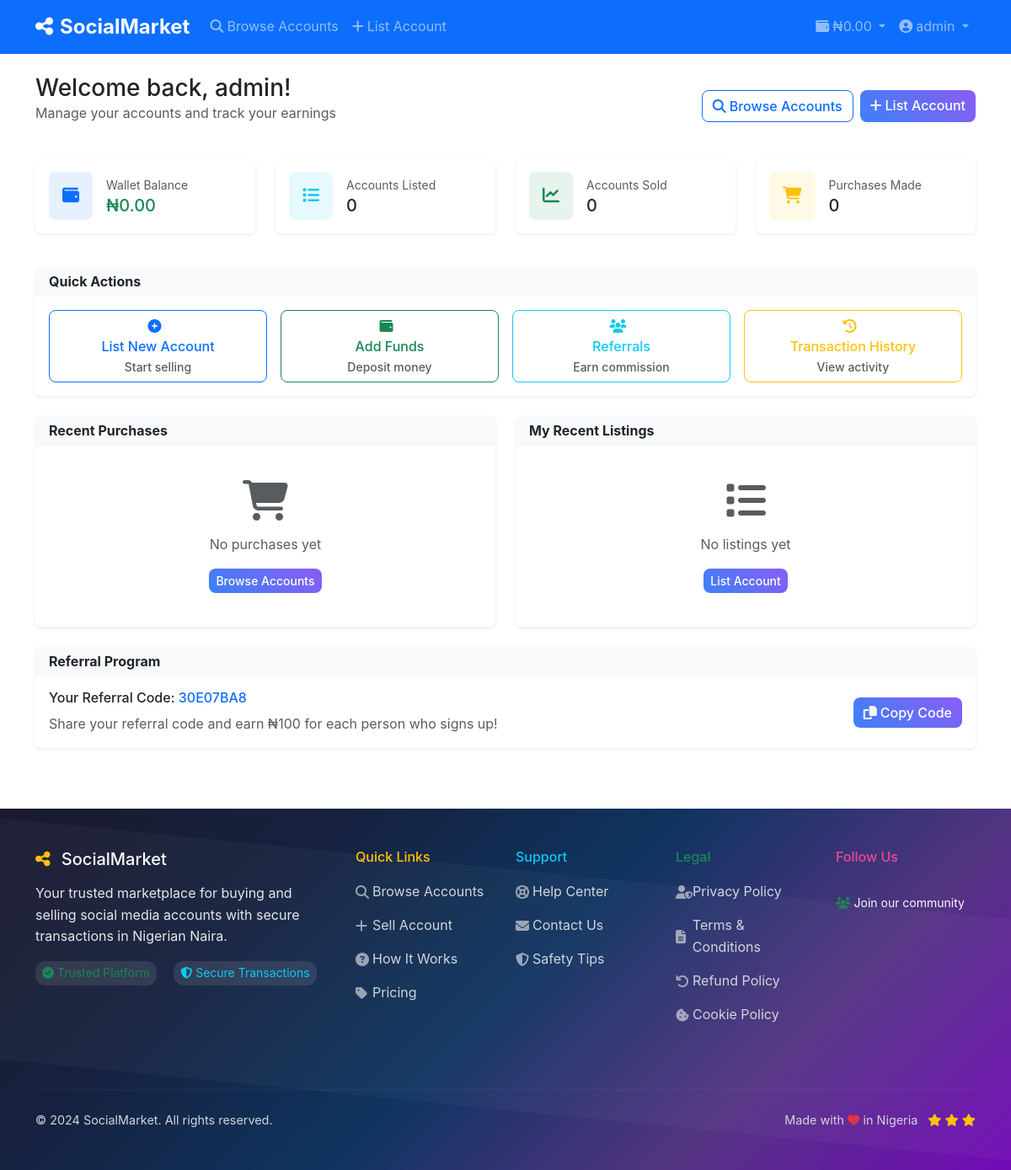
The page /dashboard (signed in) on the database as committed earlier.
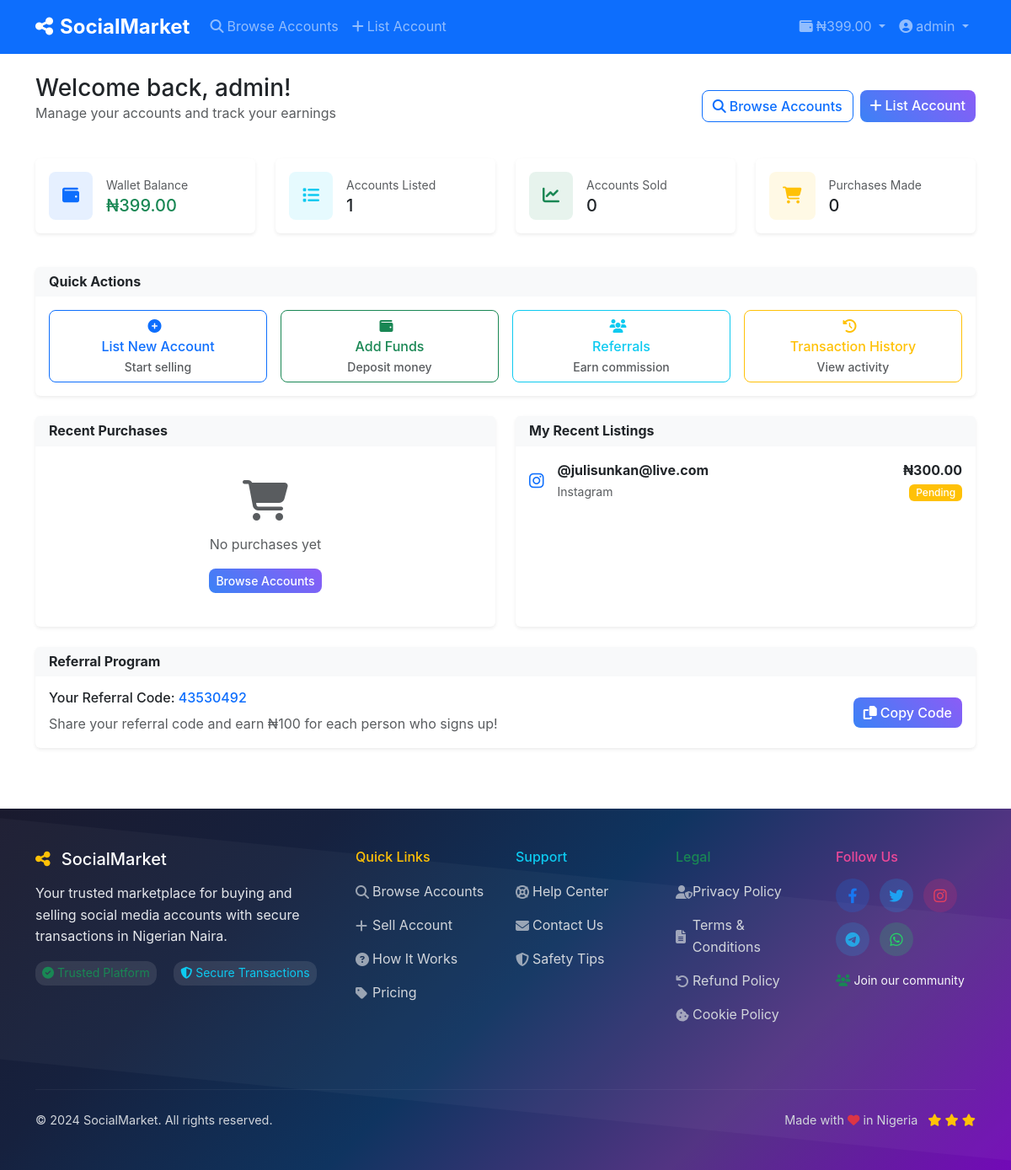
The same page on the database as committed later.
### models.py (models this page shows, shortened)
class User(UserMixin, db.Model):
    id = db.Column(db.Integer, primary_key=True)
    username = db.Column(db.String(80), unique=True, nullable=False)
    email = db.Column(db.String(120), unique=True, nullable=False)
    password_hash = db.Column(db.String(255), nullable=False)
    role = db.Column(db.String(20), default='user')  # user, admin
    first_name = db.Column(db.String(50))
    last_name = db.Column(db.String(50))
    phone = db.Column(db.String(20))
    profile_pic = db.Column(db.String(255))
    bio = db.Column(db.Text)
    is_verified = db.Column(db.Boolean, default=False)
    is_active = db.Column(db.Boolean, default=True)
    is_banned = db.Column(db.Boolean, default=False)
    wallet_balance = db.Column(db.Numeric(10, 2), default=0.00)
    referral_code = db.Column(db.String(20), unique=True)
    referred_by = db.Column(db.Integer, db.ForeignKey('user.id'))
    referral_earnings = db.Column(db.Numeric(10, 2), default=0.00)
    created_at = db.Column(db.DateTime, default=datetime.utcnow)
    last_login = db.Column(db.DateTime)
    accounts_for_sale = db.relationship('SocialAccount', foreign_keys='SocialAccount.seller_id', backref='seller', lazy=True)
    accounts_reviewed = db.relationship('SocialAccount', foreign_keys='SocialAccount.reviewed_by', backref='reviewer', lazy=True)
    purchases = db.relationship('Purchase', backref='buyer', lazy=True)
    deposits = db.relationship('WalletDeposit', foreign_keys='WalletDeposit.user_id', backref='user', lazy=True)
    processed_deposits = db.relationship('WalletDeposit', foreign_keys='WalletDeposit.processed_by', backref='processor', lazy=True)
    referrals = db.relationship('User', backref=db.backref('referrer', remote_side=[id]))

class SocialAccount(db.Model):
    id = db.Column(db.Integer, primary_key=True)
    seller_id = db.Column(db.Integer, db.ForeignKey('user.id'), nullable=False)
    platform = db.Column(db.String(50), nullable=False)  # instagram, facebook, twitter, etc.
    username = db.Column(db.String(100), nullable=False)
    followers_count = db.Column(db.Integer)
    engagement_rate = db.Column(db.Float)
    account_age = db.Column(db.String(50))
    niche = db.Column(db.String(100))
    price = db.Column(db.Numeric(10, 2), nullable=False)
    description = db.Column(db.Text)
    screenshots = db.Column(db.Text)  # JSON array of image paths
    login_email = db.Column(db.String(255))
    login_password = db.Column(db.String(255))
    additional_info = db.Column(db.Text)
    status = db.Column(db.String(20), default='pending')  # pending, approved, rejected, sold
    is_featured = db.Column(db.Boolean, default=False)
    admin_notes = db.Column(db.Text)
    reviewed_by = db.Column(db.Integer, db.ForeignKey('user.id'))
    reviewed_at = db.Column(db.DateTime)
    created_at = db.Column(db.DateTime, default=datetime.utcnow)
    updated_at = db.Column(db.DateTime, default=datetime.utcnow, onupdate=datetime.utcnow)

### app.py (the view)
@app.route('/dashboard')
@login_required
def dashboard():
    user_accounts = SocialAccount.query.filter_by(seller_id=current_user.id).all()
    user_purchases = Purchase.query.filter_by(buyer_id=current_user.id).all()
    user_deposits = WalletDeposit.query.filter_by(user_id=current_user.id).order_by(WalletDeposit.created_at.desc()).limit(5).all()
    total_sales = Purchase.query.join(SocialAccount).filter(
        SocialAccount.seller_id == current_user.id,
        Purchase.status == 'completed'
    ).count()
    user_stats = {
        'accounts_listed': len(user_accounts),
        'accounts_sold': total_sales,
        'purchases_made': len(user_purchases),
        'wallet_balance': current_user.wallet_balance,
        'referral_earnings': current_user.referral_earnings
    }
    recent_purchases = Purchase.query.filter_by(buyer_id=current_user.id).order_by(Purchase.created_at.desc()).limit(5).all()
    recent_listings = SocialAccount.query.filter_by(seller_id=current_user.id).order_by(SocialAccount.created_at.desc()).limit(5).all()
    return render_template('dashboard/index.html',
                         user_stats=user_stats,
                         recent_purchases=recent_purchases,
                         recent_listings=recent_listings)

### app.py (called while the page is built)
@login_manager.user_loader
def load_user(user_id):
    return User.query.get(int(user_id))

@app.context_processor
def inject_settings():
    settings = Settings.query.first()
    return dict(settings=settings)

### templates/dashboard/index.html (shortened to what the changed rows need)
{% extends "base.html" %}
{% block content %}
<div class="container py-4">
    <div class="row mb-4">
        <div class="col-12">
            <div class="d-flex justify-content-between align-items-center">
                <div>
                    <h1 class="h3 mb-0">Welcome back, {{ current_user.username }}!</h1>
                    <p class="text-muted">Manage your accounts and track your earnings</p>
                </div>
            </div>
        </div>
    </div>
    <div class="row mb-4">
        <div class="col-lg-3 col-md-6 mb-3">
            <div class="card border-0 shadow-sm">
                <div class="card-body">
                    <div class="d-flex align-items-center">
                        <div class="flex-grow-1 ms-3">
                            <div class="text-muted small">Wallet Balance</div>
                            <div class="h5 mb-0 text-success">₦{{ "%.2f"|format(user_stats.wallet_balance) }}</div>
                        </div>
                    </div>
                </div>
            </div>
        </div>
        <div class="col-lg-3 col-md-6 mb-3">
            <div class="card border-0 shadow-sm">
                <div class="card-body">
                    <div class="d-flex align-items-center">
                        <div class="flex-grow-1 ms-3">
                            <div class="text-muted small">Accounts Listed</div>
                            <div class="h5 mb-0">{{ user_stats.accounts_listed }}</div>
                        </div>
                    </div>
                </div>
            </div>
        </div>
    </div>
    <div class="row">
        <div class="col-lg-6 mb-4">
            <div class="card border-0 shadow-sm h-100">
                <div class="card-body">
                    {% if recent_listings %}
                        {% for account in recent_listings %}
                        <div class="d-flex align-items-center mb-3">
                            <div class="flex-shrink-0">
                                <i class="fab fa-{{ account.platform }} fa-lg text-primary"></i>
                            </div>
                            <div class="flex-grow-1 ms-3">
                                <div class="fw-bold">@{{ account.username }}</div>
                                <small class="text-muted">{{ account.platform.title() }}</small>
                            </div>
                            <div class="text-end">
                                <div class="fw-bold">₦{{ "%.2f"|format(account.price) }}</div>
                                <span class="badge bg-{{ 'success' if account.status == 'approved' else 'warning' if account.status == 'pending' else 'danger' }}">
                                    {{ account.status.title() }}
                                </span>
                            </div>
                        </div>
                        {% endfor %}
                    {% else %}
                        <div class="text-center text-muted py-4">
                            <i class="fas fa-list fa-3x mb-3"></i>
                            <p>No listings yet</p>
                            <a href="{{ url_for('list_account') }}" class="btn btn-primary btn-sm">List Account</a>
                        </div>
                    {% endif %}
                </div>
            </div>
        </div>
    </div>
    <div class="row">
        <div class="col-12">
            <div class="card border-0 shadow-sm">
                <div class="card-body">
                    <div class="row align-items-center">
                        <div class="col-md-8">
                            <h6>Your Referral Code: <span class="text-primary">{{ current_user.referral_code }}</span></h6>
                        </div>
                    </div>
                </div>
            </div>
        </div>
    </div>
</div>
{% endblock %}

### templates/base.html (shortened to what the changed rows need)
<!DOCTYPE html>
<html lang="en">
<head>
    <link href="https://cdn.jsdelivr.net/npm/bootstrap@5.3.0/dist/css/bootstrap.min.css" rel="stylesheet">
    <link href="https://cdnjs.cloudflare.com/ajax/libs/font-awesome/6.4.0/css/all.min.css" rel="stylesheet">
    <link href="{{ url_for('static', filename='css/style.css') }}" rel="stylesheet">
</head>
<body>
    <nav class="navbar navbar-expand-lg navbar-dark bg-primary sticky-top">
        <div class="container">
            <div class="collapse navbar-collapse" id="navbarNav">
                <ul class="navbar-nav">
                    {% if current_user.is_authenticated %}
                    <li class="nav-item dropdown">
                        <a class="nav-link dropdown-toggle" href="#" role="button" data-bs-toggle="dropdown">
                            <i class="fas fa-wallet me-1"></i>₦{{ "%.2f"|format(current_user.wallet_balance) }}
                        </a>
                    </li>
                    <li class="nav-item dropdown">
                        <a class="nav-link dropdown-toggle" href="#" role="button" data-bs-toggle="dropdown">
                            <i class="fas fa-user-circle me-1"></i>{{ current_user.username }}
                        </a>
                    </li>
                    {% endif %}
                </ul>
            </div>
        </div>
    </nav>
    <main>
        {% block content %}{% endblock %}
    </main>
    <footer class="footer-colorful text-light py-5 mt-5">
        <div class="container">
            <div class="row">
                <div class="col-lg-2 mb-4">
                    <div class="social-links">
                        {% if settings and settings.facebook_url %}
                        <a href="{{ settings.facebook_url }}" class="social-link facebook" target="_blank">
                            <i class="fab fa-facebook-f"></i>
                        </a>
                        {% endif %}
                        {% if settings and settings.twitter_url %}
                        <a href="{{ settings.twitter_url }}" class="social-link twitter" target="_blank">
                            <i class="fab fa-twitter"></i>
                        </a>
                        {% endif %}
                        {% if settings and settings.instagram_url %}
                        <a href="{{ settings.instagram_url }}" class="social-link instagram" target="_blank">
                            <i class="fab fa-instagram"></i>
                        </a>
                        {% endif %}
                        {% if settings and settings.telegram_url %}
                        <a href="{{ settings.telegram_url }}" class="social-link telegram" target="_blank">
                            <i class="fab fa-telegram"></i>
                        </a>
                        {% endif %}
                        {% if settings and settings.whatsapp_url %}
                        <a href="{{ settings.whatsapp_url }}" class="social-link whatsapp" target="_blank">
                            <i class="fab fa-whatsapp"></i>
                        </a>
                        {% endif %}
                    </div>
                </div>
            </div>
        </div>
    </footer>
</body>
</html>

Rows that differ between the two databases and show on the page:
changed User "admin": wallet_balance "0.00" → "399.00"; referral_code "30E07BA8" → "43530492"
added SocialAccount: username "julisunkan@live.com", platform "Instagram", price "300.00", status "Pending"
Other text that changed with them:
{{ user_stats.accounts_listed }}: "0" → "1"
text no longer shown: "No listings yet List Account"
